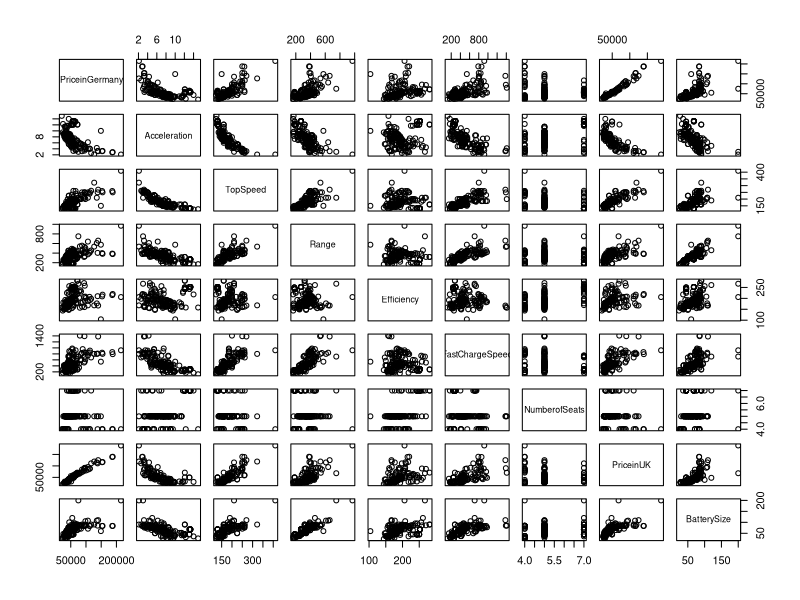
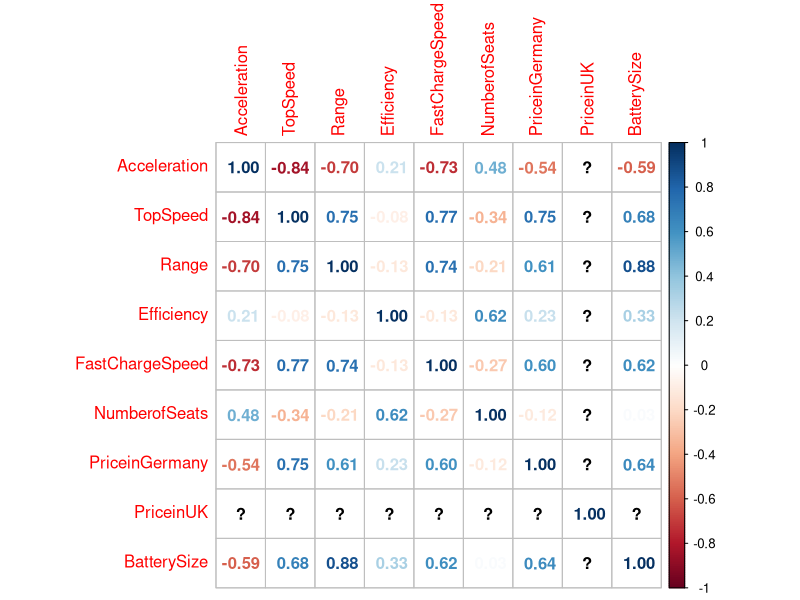
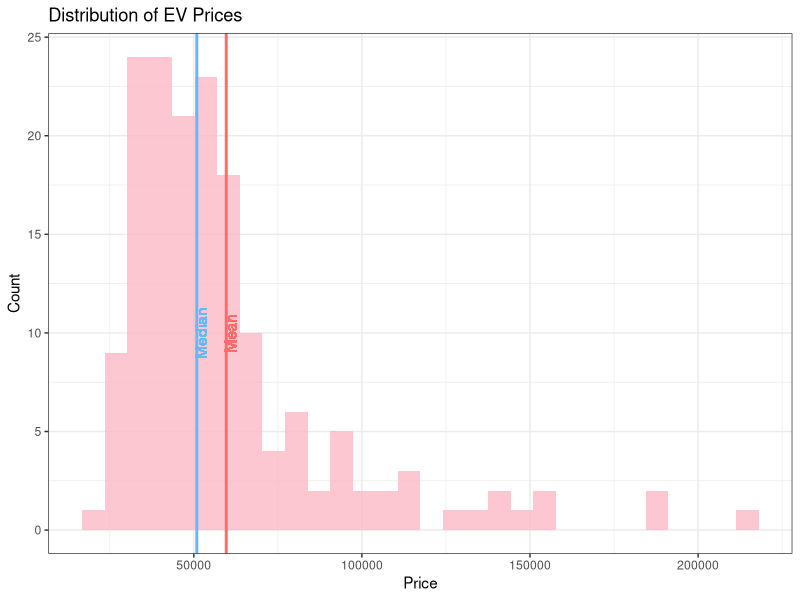
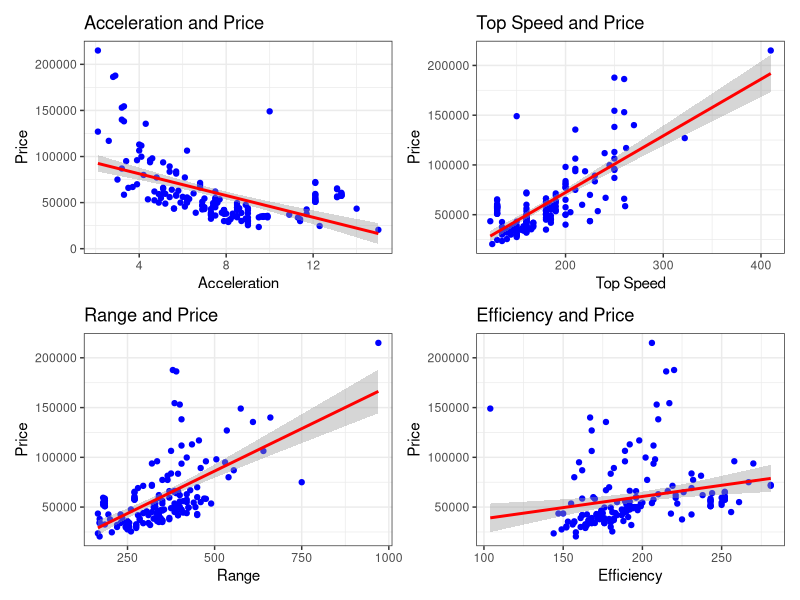

Here is the R script that generated these plots, in order:
## ---- chunk 1
knitr::opts_chunk$set(echo = TRUE)
library(tidyverse)
library(readxl)
library(MASS)
library(car)
library(corrplot)
library(patchwork)
## ---- chunk 2
ev <- read_xlsx('Electric Vehicle Data/Cheapestelectriccars-EVDatabase.xlsx', 
                sheet = 'Cheapestelectriccars- UTF8')
## ---- chunk 3
# Convert Character Vectors into useable numeric vectors
ev$BatterySize <- as.numeric(gsub(".* ([0-9]{2,3}[.]*[0-9]*) kWh", "\\1", ev$Subtitle))
libra_strip <- gsub(".([0-9]{2,3},[0-9]{3})", "\\1", ev$PriceinUK) # strip the libra symbol
ev$PriceinUK <- as.numeric(gsub(",", "", libra_strip))
ev$Acceleration <- as.numeric(gsub(" sec", "", ev$Acceleration))
ev$TopSpeed <- as.numeric(gsub(" km/h", "", ev$TopSpeed))
ev$Range <- as.numeric(gsub(" km", "", ev$Range))
ev$Efficiency <- as.numeric(gsub(" Wh/km", "", ev$Efficiency))
ev$FastChargeSpeed <- as.numeric(gsub(" km/h", "", ev$FastChargeSpeed))
ev$Drive <- as.factor(ev$Drive)
ev$PriceinGermany <- as.numeric(ev$PriceinGermany)
ev <- ev[,-2]
## ---- chunk 4
# Limit ev to complete records, German Prices
ev <- ev[complete.cases(cbind(ev$FastChargeSpeed, ev$PriceinGermany)),]
attach(ev)
## ---- chunk 5
head(ev)
## ---- chunk 6
#summary of Battery Size
summary(BatterySize)
## ---- chunk 7
#summary of EV prices in Germany
summary(PriceinGermany)
## ---- chunk 8
#summary of Top speed
summary(TopSpeed)
## ---- chunk 9
#summary of Battery Range
summary(Range)
## ---- chunk 10
ev_numeric <- ev[, -c(1,7)]
pairs(PriceinGermany~., ev_numeric)

## ---- chunk 11
corrplot(cor(ev_numeric), method = "number")
## ---- chunk 12
ggplot(ev_numeric, aes(x = PriceinGermany)) +    
  geom_histogram(alpha = 0.8,fill = "#fcb9c6") +
  geom_vline(aes(xintercept = mean(PriceinGermany)),col='indianred1',size=1)+ #Vertical Line for Mean
  geom_text(aes(x=mean(PriceinGermany) + 1250, label="Mean", y=10), colour="indianred1", angle=90) +
  geom_vline(aes(xintercept = median(PriceinGermany)),col='steelblue1',size=1)+ #Vertical Line for Median
  geom_text(aes(x=median(PriceinGermany) + 1250, label="Median", y=10), colour="steelblue1", angle=90) +
  labs(x= 'Price',y = 'Count', title = paste("Distribution of EV Prices")) +
  theme_bw()
## ---- chunk 13
v1 <- ggplot(ev_numeric, aes(x=Acceleration,y=PriceinGermany))+
  geom_point(color = "blue")+
  
  stat_smooth(aes(x=Acceleration,y=PriceinGermany),method="lm", color="red")+ #code for trend line
  theme_bw()+
  labs(x = 'Acceleration', 
       y = 'Price', 
       title = 'Acceleration and Price')

v2 <- ggplot(ev_numeric, aes(x=TopSpeed,y=PriceinGermany))+
  geom_point(color = "blue")+
  
  stat_smooth(aes(x=TopSpeed,y=PriceinGermany),method="lm", color="red")+ #code for trend line
  theme_bw()+
  labs(x = 'Top Speed', 
       y = 'Price', 
       title = 'Top Speed and Price')


v3 <- ggplot(ev_numeric, aes(x=Range,y=PriceinGermany))+
  geom_point(color = "blue")+
  
  stat_smooth(aes(x=Range,y=PriceinGermany),method="lm", color="red")+ #code for trend line
  theme_bw()+
  labs(x = 'Range', 
       y = 'Price', 
       title = 'Range and Price')


v4 <- ggplot(ev_numeric, aes(x=Efficiency,y=PriceinGermany))+
  geom_point(color = "blue")+
  
  stat_smooth(aes(x=Efficiency,y=PriceinGermany),method="lm", color="red")+ #code for trend line
  theme_bw()+
  labs(x = 'Efficiency', 
       y = 'Price', 
       title = 'Efficiency and Price')

patch = v1 + v2 + v3 + v4 + plot_layout(ncol=2, nrow=2) #patching all graphs in one frame
patch
